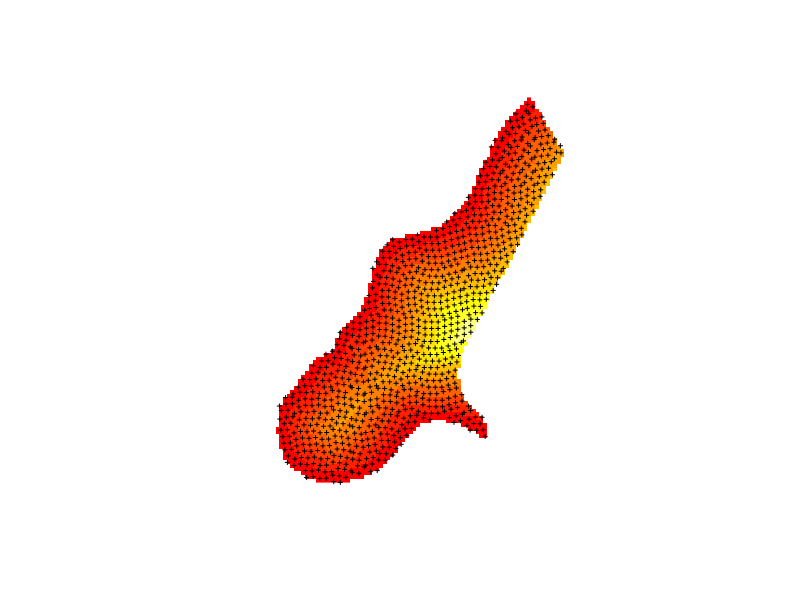

Reproduce this figure in R.
## nonaligned systematic sampling over a grid
library(sp)
data(meuse.grid)
gridded(meuse.grid) = ~x+y
image(meuse.grid["dist"])
points(spsample(meuse.grid,n=1000,type="nonaligned"), pch=3, cex=.4)
